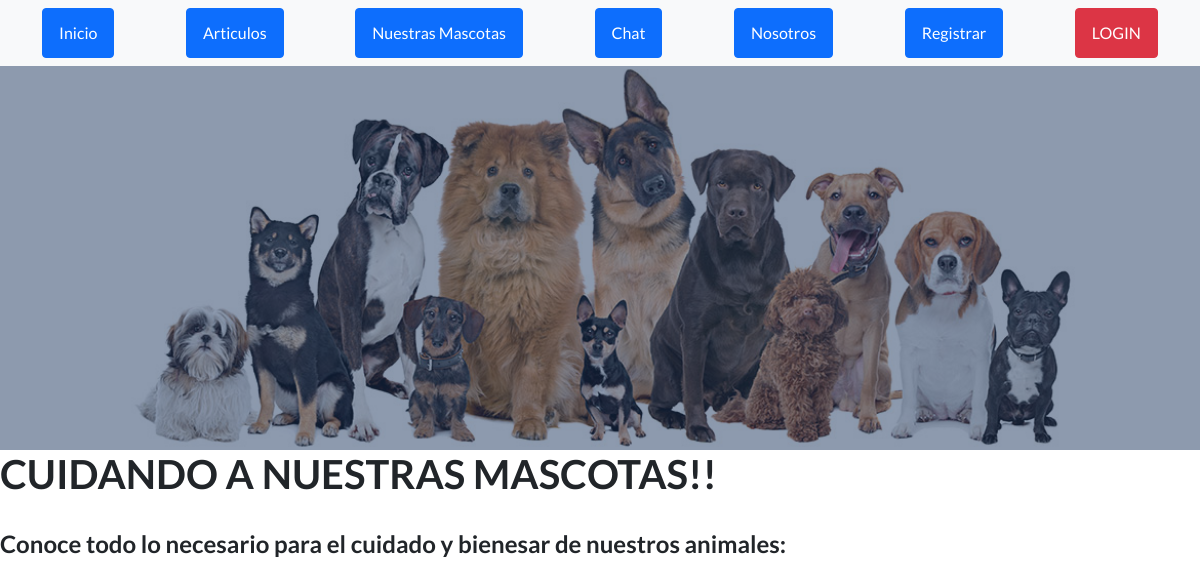
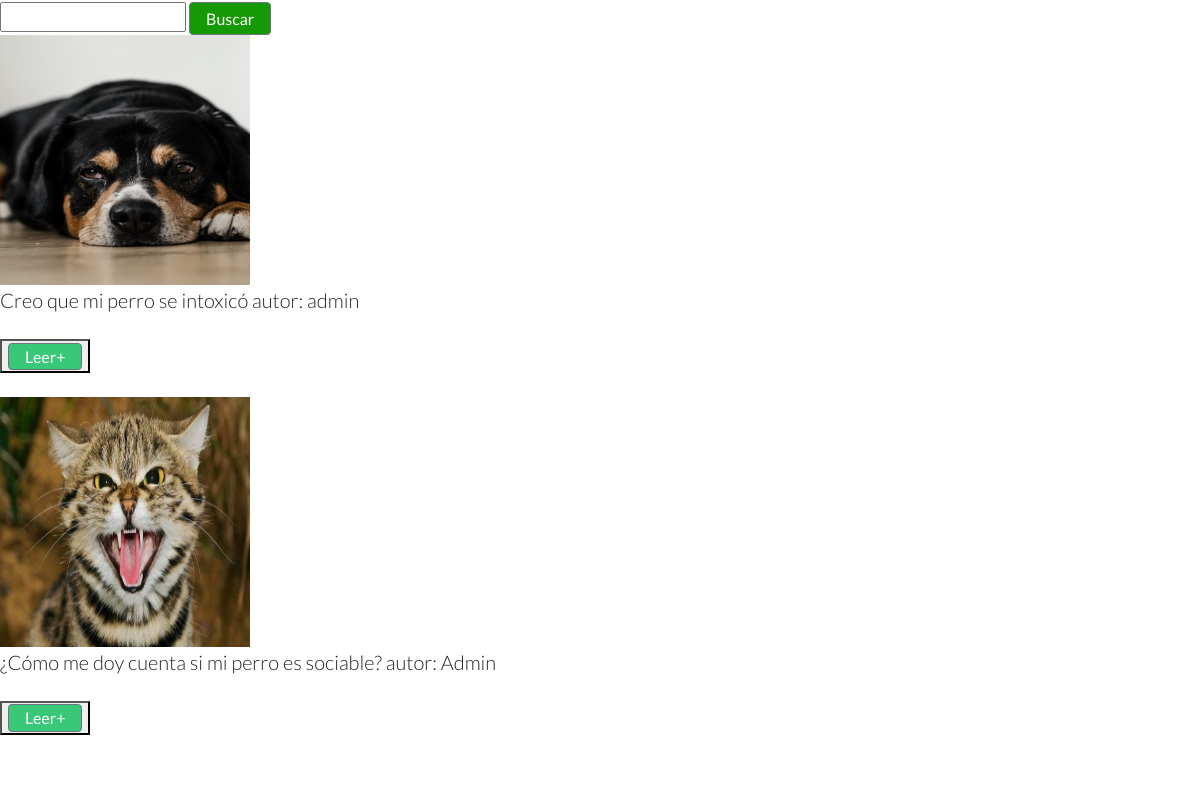
/articulos/ (upper part), run on an earlier commit of the app's database (2 pictures, top to bottom).
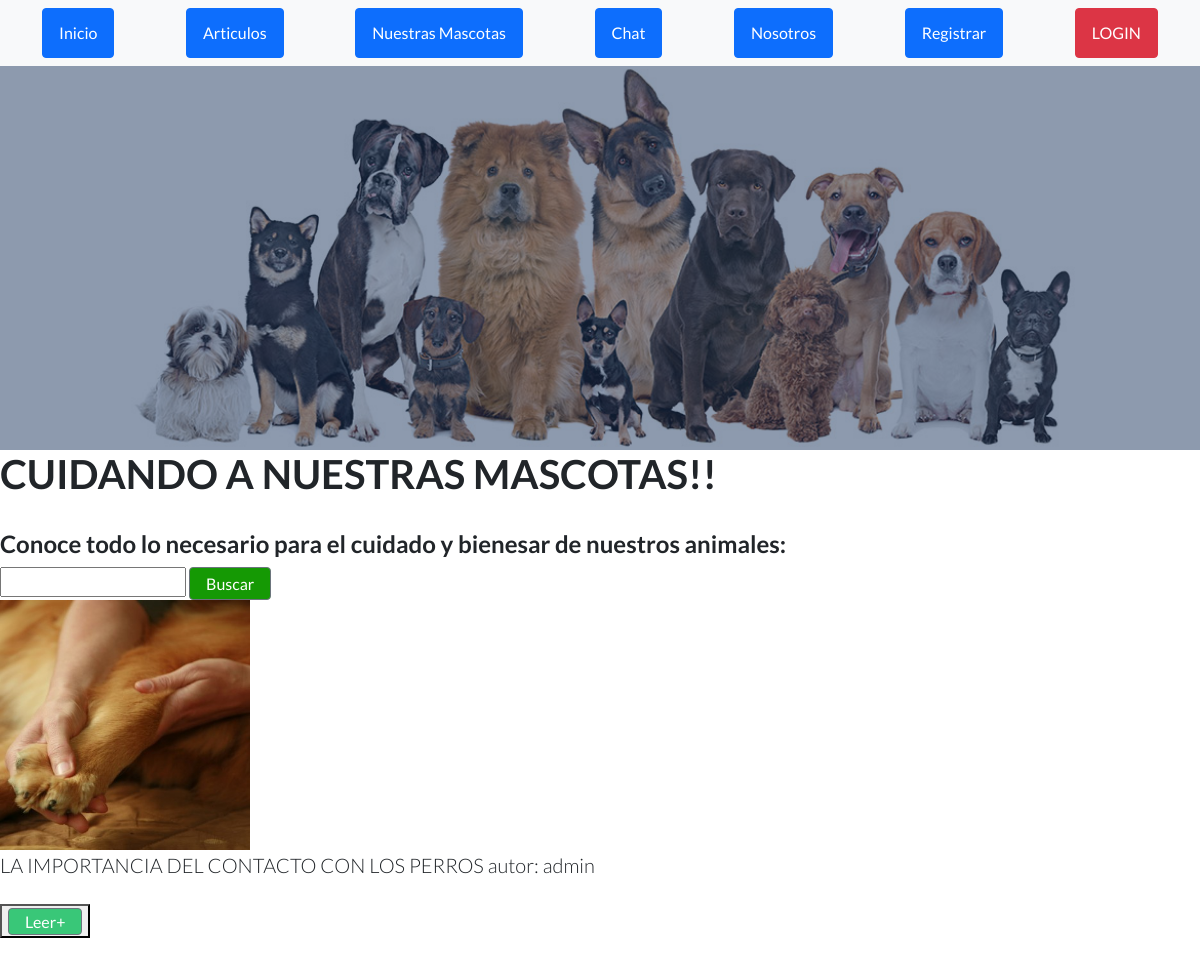
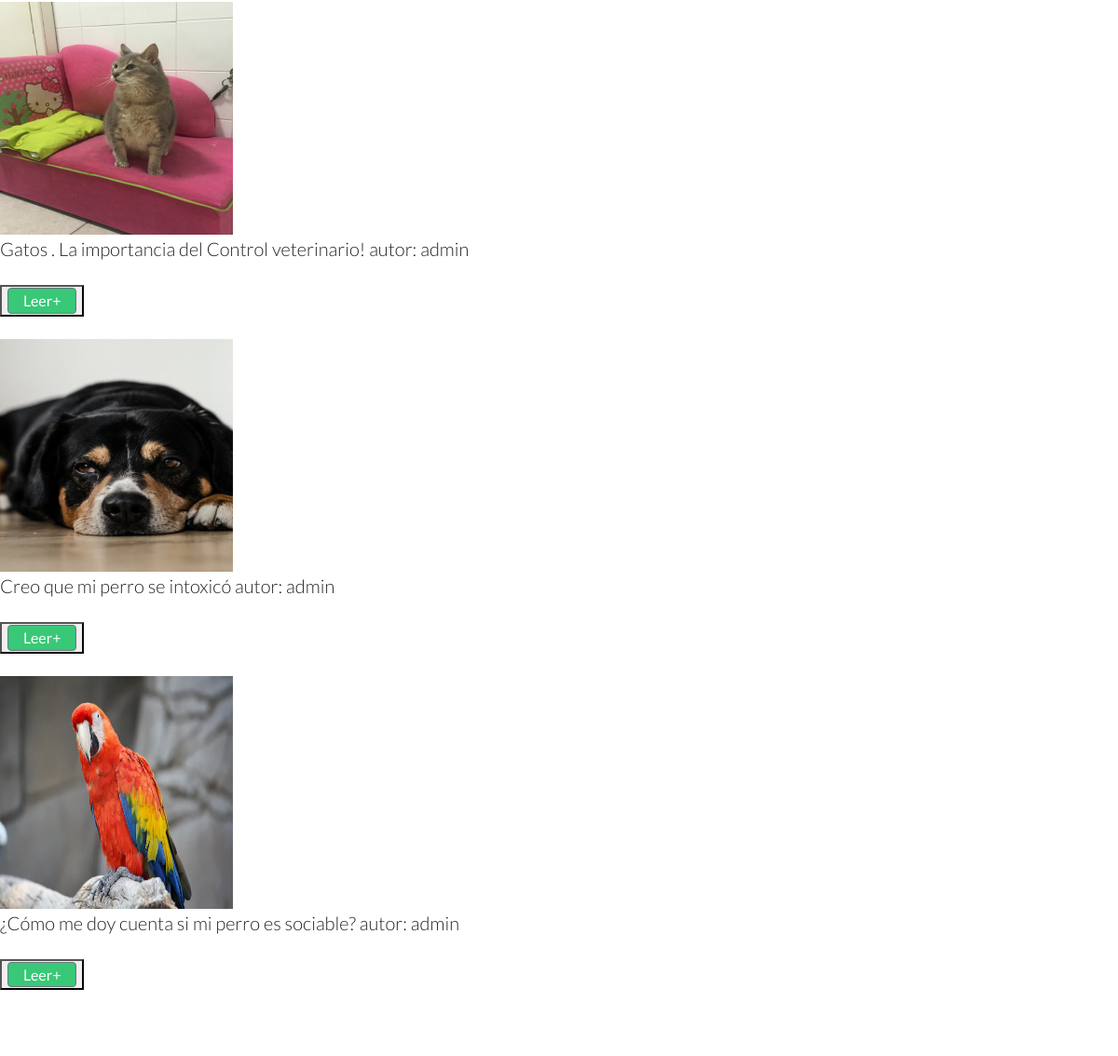
And on a later commit of the database (2 pictures, top to bottom).
### App/models.py (models this page shows)
class Articulo (models.Model):  #Clase para importar articulos de Veterinaria
    titulo = models.CharField(max_length=50)
    subtitulo = models.CharField(max_length=50)
    cuerpo = RichTextField(blank=True, null=True)
    autor = models.CharField(max_length=40)
    fecha = models.DateTimeField()
    editado = models.CharField(max_length=10)
    imagen = models.ImageField(upload_to = "articulos", null=True, blank=True)
    def __str__(self) -> str:
        return self.titulo + ' autor: ' + str(self.autor)

### App/views.py (the view)
# urls.py: path('articulos/', articulos, name='articulos'),
def articulos(request):
    avatar = imagenAvatar(Avatar.objects.filter(user=request.user.id))
    articulos= Articulo.objects.all().order_by('id').reverse()
    contexto={'avatar':avatar,"articulos":articulos}
    return render(request, "App/articulos.html",contexto)

### App/views.py (called while the page is built)
def imagenAvatar(a,**kwargs):
    avatares = a
    if avatares:
        return (avatares[0].imagen.url)
    else:
        no_avatar = '/avatares/default.jpg'
        return (no_avatar)

### App/templates/App/articulos.html (shortened to what this page needs)
{% extends "App/padre.html" %}
{% load static %}
{% block cambia %}
<h1>CUIDANDO A NUESTRAS MASCOTAS!!</h1>
<br>
<h4>Conoce todo lo necesario para el cuidado y bienesar de nuestros animales:</h4>
        <form action = "{% url 'buscararticulo' %}" method="GET">
            <input type="text" name = 'titulo'  id = 'titulo' >
            <input class="btn btn-crud-buscar" type = 'submit', value='Buscar'>
        </form>
    {% for articulo in articulos %}
    <img src="/{{ articulo.imagen }}" width="250"
    height="250">
    <br>
    <p class="lead mb-0">{{ articulo }}</p>
    <br>
    <button>
        <a class="btn btn-crud-leer" href="{% url 'leerarticulo' articulo.id %}"> Leer+</a>
    </button>
    <br>
    <br>
{% endfor %}
<br><br>
{% endblock %}

### App/templates/App/padre.html (shortened to what this page needs)
<!DOCTYPE html>
<html lang="en">
    <head>
        {% load static %}
        <link href="https://cdn.jsdelivr.net/npm/bootstrap-icons@1.5.0/font/bootstrap-icons.css" rel="stylesheet" type="text/css" />
        <link href="{% static 'App/css/styles.css'%}" rel="stylesheet" />
    </head>
    <body>
        <nav class="navbar navbar-light bg-light static-top">
            <div class="container">
                <a class="btn btn-primary" href="{% url 'Inicio' %}">Inicio</a>
                <a class="btn btn-primary" href="{% url 'articulos' %}">Articulos</a>
                <a class="btn btn-primary" href="{% url 'nuestrasmascotas' %}">Nuestras Mascotas</a>
                <a class="btn btn-primary" href="{% url 'chat' %}">Chat</a>
                <a class="btn btn-primary" href="{% url 'Nosotros' %}">Nosotros</a>
                <a class="btn btn-primary" href="{% url 'register' %}">Registrar</a>
                {% if not request.user.is_authenticated %}
                <a class="btn btn-danger" href="{% url 'login' %}">LOGIN</a>
                {% else %}
                <p> HOLA {{ request.user.username }}!</p>
                <img src="{{avatar}}" alt="Avatar" class="avatar">
                <a class="btn btn-crud-editar_perfil" href="{% url 'editarperfil' %}">Editar Perfil</a>
                <a class="btn btn-danger" href="{% url 'logout' %}">LOGOUT</a>
                {% endif %}
            </div>
        </nav>
        <header class="masthead">
        </header>
        {% block cambia %}
        {% endblock %}
    </body>
</html>

What changed in the data, as far as the page shows it:
added Articulo: imagen (picture), titulo+autor "LA IMPORTANCIA DEL CONTACTO CON LOS PERROS autor: admin"
added Articulo: imagen (picture), titulo+autor "Gatos . La importancia del Control veterinario! autor: admin"
changed Articulo: imagen: a different picture; titulo+autor "¿Cómo me doy cuenta si mi perro es sociable? autor: Admin" → "¿Cómo me doy cuenta si mi perro es sociable? autor: admin"
